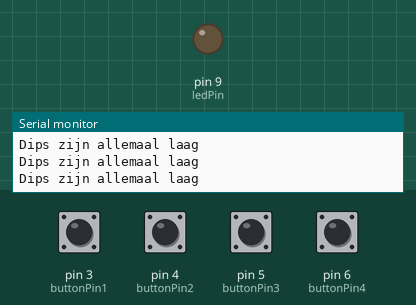
This sketch was run on a simulated Arduino Uno, built with avr-gcc and run on an emulated ATmega328P. Parts: output pins drawn as LEDs (lit = HIGH), the last lines printed to the serial monitor. Dashed ring = blinking. The test bench sets the inputs (shaded band); at power-on: pin 3 (buttonPin1), pin 4 (buttonPin2), pin 5 (buttonPin3), pin 6 (buttonPin4) LOW.

Above: at 1.2 s.
1.3 s: pin 5 (buttonPin3) pulled HIGH for 1 s
At 1.45 s:
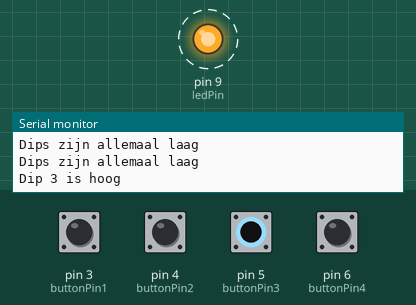
3.8 s: pin 6 (buttonPin4) pulled HIGH for 1 s
At 5.7 s:
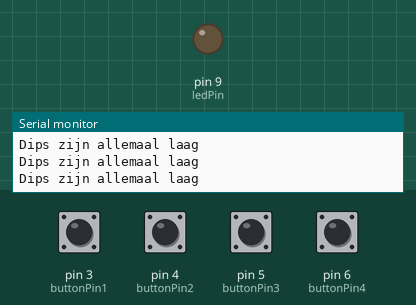
7.8 s: pin 4 (buttonPin2) pulled HIGH for 0.15 s
At 8.2 s:
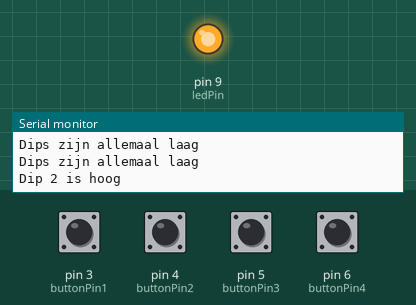
10.9 s: pin 3 (buttonPin1) pulled HIGH for 0.15 s
At 13.2 s:
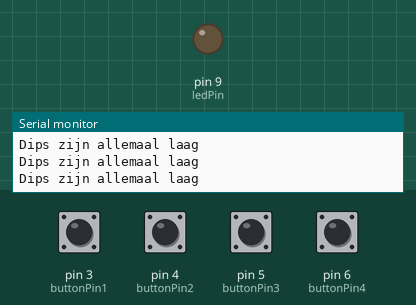
14.0 s: pin 4 (buttonPin2) pulled HIGH for 1 s
At 14.4 s:
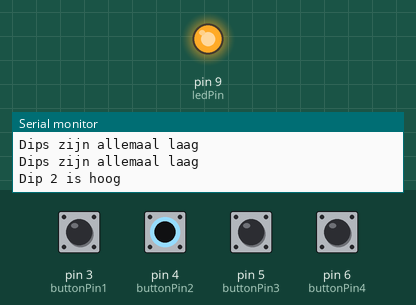
18.0 s: pin 3 (buttonPin1) pulled HIGH for 1 s
At 20.1 s:
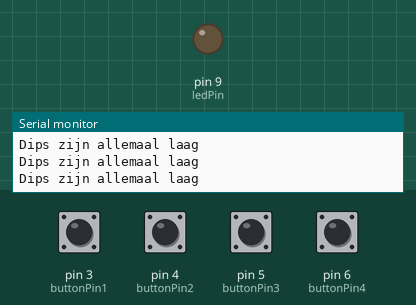
Timing chart, 0 to 21.6 s (numbered marks = the images above; inputs shaded):
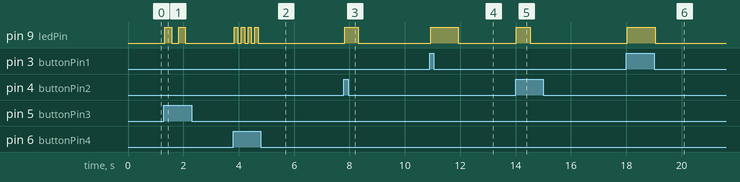

Measured:
- after the input at 1.3 s, pin 9 (ledPin): alternates HIGH for 0.25 s and LOW for 0.25 s, 4 changes in all, then stays LOW, starting at once
- after the input at 3.8 s, pin 9 (ledPin): alternates HIGH for 0.13 s and LOW for 0.13 s, 8 changes in all, then stays LOW, starting at once
- after the input at 7.8 s, pin 9 (ledPin): LOW → HIGH at once, → LOW 0.50 s later
- after the input at 10.9 s, pin 9 (ledPin): LOW → HIGH at once, → LOW 1.0 s later
- after the input at 14.0 s, pin 9 (ledPin): LOW → HIGH at once, → LOW 0.50 s later
- after the input at 18.0 s, pin 9 (ledPin): LOW → HIGH at once, → LOW 1.0 s later

The sketch:

Dips_uitlezen.ino
```cpp
const int buttonPin1 = 3;     // dip 1 is op deze pin aangesloten
const int buttonPin2 = 4;     // dip 2 is op deze pin aangesloten
const int buttonPin3 = 5;     // dip 3 is op deze pin aangesloten
const int buttonPin4 = 6;     // dip 4 is op deze pin aangesloten
const int ledPin =  9;        // de led is op deze pin aangesloten

// variables will change:
byte buttonState1 = 0;         // variabele voor het uitlezen van dip 1
byte buttonState2 = 0;         // variabele voor het uitlezen van dip 2
byte buttonState3 = 0;         // variabele voor het uitlezen van dip 3
byte buttonState4 = 0;         // variabele voor het uitlezen van dip 4

void setup() {

  pinMode(ledPin, OUTPUT);     // Zorg dat de led een output is
  pinMode(buttonPin1, INPUT);  // Zorg dat dip 1 een input is
  pinMode(buttonPin2, INPUT);  // Zorg dat dip 2 een input is
  pinMode(buttonPin3, INPUT);  // Zorg dat dip 3 een input is
  pinMode(buttonPin4, INPUT);  // Zorg dat dip 4 een input is

  // Start seriele communicatie
  Serial.begin(9600); // Baud snelheid voor seriele communicatie
}

void loop(){
  // Lees de dips uit:
  buttonState1 = digitalRead(buttonPin1);
  buttonState2 = digitalRead(buttonPin2);
  buttonState3 = digitalRead(buttonPin3);
  buttonState4 = digitalRead(buttonPin4);

  // Kijk welke dips aan staan en vervolgens de bijbehorende actie starten
  if (buttonState1 == HIGH) {
    // Laat LED knipperen:
    Serial.println("Dip 1 is hoog" );  // print dit in de seriele monitor
    digitalWrite(ledPin, HIGH);
    delay(1000);
    digitalWrite(ledPin, LOW);
    delay(1000);

  }
  if (buttonState2 == HIGH) {
    // Laat LED knipperen:
    Serial.println("Dip 2 is hoog" );  // print dit in de seriele monitor
    digitalWrite(ledPin, HIGH);
    delay(500);
    digitalWrite(ledPin, LOW);
    delay(500);

  }
  if (buttonState3 == HIGH) {
    // Laat LED knipperen:
    Serial.println("Dip 3 is hoog" );  // print dit in de seriele monitor
    digitalWrite(ledPin, HIGH);
    delay(250);
    digitalWrite(ledPin, LOW);
    delay(250);
  }
  if (buttonState4 == HIGH) {
    // Laat LED knipperen:
    Serial.println("Dip 4 is hoog" );  // print dit in de seriele monitor
    digitalWrite(ledPin, HIGH);
    delay(125);
    digitalWrite(ledPin, LOW);
    delay(125);
  }
  else {
    // Doe de LED uit:
    Serial.println("Dips zijn allemaal laag" );  // print dit in de seriele monitor
    digitalWrite(ledPin, LOW);
  }
}
```
